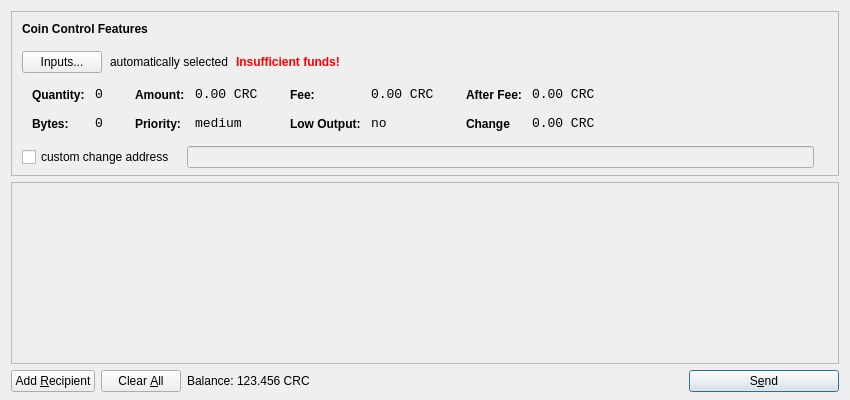
<?xml version="1.0" encoding="UTF-8"?>
<ui version="4.0">
 <class>SendCoinsDialog</class>
 <widget class="QDialog" name="SendCoinsDialog">
  <property name="geometry">
   <rect>
    <x>0</x>
    <y>0</y>
    <width>850</width>
    <height>400</height>
   </rect>
  </property>
  <property name="windowTitle">
   <string>Send Coins</string>
  </property>
  <layout class="QVBoxLayout" name="verticalLayout" stretch="0,1,0">
   <property name="bottomMargin">
    <number>8</number>
   </property>
   <item>
    <widget class="QFrame" name="frameCoinControl">
     <property name="sizePolicy">
      <sizepolicy hsizetype="Expanding" vsizetype="Expanding">
       <horstretch>0</horstretch>
       <verstretch>0</verstretch>
      </sizepolicy>
     </property>
     <property name="maximumSize">
      <size>
       <width>16777215</width>
       <height>16777215</height>
      </size>
     </property>
     <property name="frameShape">
      <enum>QFrame::StyledPanel</enum>
     </property>
     <property name="frameShadow">
      <enum>QFrame::Sunken</enum>
     </property>
     <layout class="QVBoxLayout" name="verticalLayoutCoinControl2">
      <property name="spacing">
       <number>-1</number>
      </property>
      <property name="leftMargin">
       <number>0</number>
      </property>
      <property name="topMargin">
       <number>0</number>
      </property>
      <property name="rightMargin">
       <number>0</number>
      </property>
      <property name="bottomMargin">
       <number>6</number>
      </property>
      <item>
       <layout class="QVBoxLayout" name="verticalLayoutCoinControl" stretch="0,0,0,0,1">
        <property name="spacing">
         <number>0</number>
        </property>
        <property name="leftMargin">
         <number>10</number>
        </property>
        <property name="topMargin">
         <number>10</number>
        </property>
        <item>
         <layout class="QHBoxLayout" name="horizontalLayoutCoinControl1">
          <property name="bottomMargin">
           <number>15</number>
          </property>
          <item>
           <widget class="QLabel" name="labelCoinControlFeatures">
            <property name="sizePolicy">
             <sizepolicy hsizetype="Preferred" vsizetype="Maximum">
              <horstretch>0</horstretch>
              <verstretch>0</verstretch>
             </sizepolicy>
            </property>
            <property name="font">
             <font>
              <weight>75</weight>
              <bold>true</bold>
             </font>
            </property>
            <property name="styleSheet">
             <string notr="true">font-weight:bold;</string>
            </property>
            <property name="text">
             <string>Coin Control Features</string>
            </property>
           </widget>
          </item>
         </layout>
        </item>
        <item>
         <layout class="QHBoxLayout" name="horizontalLayoutCoinControl2" stretch="0,0,0,0">
          <property name="spacing">
           <number>8</number>
          </property>
          <property name="bottomMargin">
           <number>10</number>
          </property>
          <item>
           <widget class="QPushButton" name="pushButtonCoinControl">
            <property name="styleSheet">
             <string notr="true"/>
            </property>
            <property name="text">
             <string>Inputs...</string>
            </property>
           </widget>
          </item>
          <item>
           <widget class="QLabel" name="labelCoinControlAutomaticallySelected">
            <property name="text">
             <string>automatically selected</string>
            </property>
            <property name="margin">
             <number>5</number>
            </property>
           </widget>
          </item>
          <item>
           <widget class="QLabel" name="labelCoinControlInsuffFunds">
            <property name="font">
             <font>
              <weight>75</weight>
              <bold>true</bold>
             </font>
            </property>
            <property name="styleSheet">
             <string notr="true">color:red;font-weight:bold;</string>
            </property>
            <property name="text">
             <string>Insufficient funds!</string>
            </property>
            <property name="margin">
             <number>5</number>
            </property>
           </widget>
          </item>
          <item>
           <spacer name="horizontalSpacerCoinControl">
            <property name="orientation">
             <enum>Qt::Horizontal</enum>
            </property>
            <property name="sizeHint" stdset="0">
             <size>
              <width>40</width>
              <height>1</height>
             </size>
            </property>
           </spacer>
          </item>
         </layout>
        </item>
        <item>
         <widget class="QWidget" name="widgetCoinControl" native="true">
          <property name="sizePolicy">
           <sizepolicy hsizetype="Preferred" vsizetype="Preferred">
            <horstretch>0</horstretch>
            <verstretch>0</verstretch>
           </sizepolicy>
          </property>
          <property name="minimumSize">
           <size>
            <width>0</width>
            <height>0</height>
           </size>
          </property>
          <property name="styleSheet">
           <string notr="true"/>
          </property>
          <layout class="QHBoxLayout" name="horizontalLayoutCoinControl5">
           <property name="margin">
            <number>0</number>
           </property>
           <item>
            <layout class="QHBoxLayout" name="horizontalLayoutCoinControl3" stretch="0,0,0,1">
             <property name="spacing">
              <number>20</number>
             </property>
             <property name="topMargin">
              <number>0</number>
             </property>
             <property name="bottomMargin">
              <number>10</number>
             </property>
             <item>
              <layout class="QFormLayout" name="formLayoutCoinControl1">
               <property name="horizontalSpacing">
                <number>10</number>
               </property>
               <property name="verticalSpacing">
                <number>14</number>
               </property>
               <property name="leftMargin">
                <number>10</number>
               </property>
               <property name="topMargin">
                <number>4</number>
               </property>
               <property name="rightMargin">
                <number>6</number>
               </property>
               <item row="0" column="0">
                <widget class="QLabel" name="labelCoinControlQuantityText">
                 <property name="styleSheet">
                  <string notr="true">font-weight:bold;</string>
                 </property>
                 <property name="text">
                  <string>Quantity:</string>
                 </property>
                 <property name="margin">
                  <number>0</number>
                 </property>
                </widget>
               </item>
               <item row="0" column="1">
                <widget class="QLabel" name="labelCoinControlQuantity">
                 <property name="font">
                  <font>
                   <family>Monospace</family>
                   <pointsize>10</pointsize>
                  </font>
                 </property>
                 <property name="cursor">
                  <cursorShape>IBeamCursor</cursorShape>
                 </property>
                 <property name="contextMenuPolicy">
                  <enum>Qt::ActionsContextMenu</enum>
                 </property>
                 <property name="text">
                  <string>0</string>
                 </property>
                 <property name="margin">
                  <number>0</number>
                 </property>
                 <property name="textInteractionFlags">
                  <set>Qt::LinksAccessibleByMouse|Qt::TextSelectableByKeyboard|Qt::TextSelectableByMouse</set>
                 </property>
                </widget>
               </item>
               <item row="1" column="0">
                <widget class="QLabel" name="labelCoinControlBytesText">
                 <property name="styleSheet">
                  <string notr="true">font-weight:bold;</string>
                 </property>
                 <property name="text">
                  <string>Bytes:</string>
                 </property>
                </widget>
               </item>
               <item row="1" column="1">
                <widget class="QLabel" name="labelCoinControlBytes">
                 <property name="font">
                  <font>
                   <family>Monospace</family>
                   <pointsize>10</pointsize>
                  </font>
                 </property>
                 <property name="cursor">
                  <cursorShape>IBeamCursor</cursorShape>
                 </property>
                 <property name="contextMenuPolicy">
                  <enum>Qt::ActionsContextMenu</enum>
                 </property>
                 <property name="text">
                  <string>0</string>
                 </property>
                 <property name="textInteractionFlags">
                  <set>Qt::LinksAccessibleByMouse|Qt::TextSelectableByKeyboard|Qt::TextSelectableByMouse</set>
                 </property>
                </widget>
               </item>
              </layout>
             </item>
             <item>
              <layout class="QFormLayout" name="formLayoutCoinControl2">
               <property name="horizontalSpacing">
                <number>10</number>
               </property>
               <property name="verticalSpacing">
                <number>14</number>
               </property>
               <property name="leftMargin">
                <number>6</number>
               </property>
               <property name="topMargin">
                <number>4</number>
               </property>
               <property name="rightMargin">
                <number>6</number>
               </property>
               <item row="0" column="0">
                <widget class="QLabel" name="labelCoinControlAmountText">
                 <property name="styleSheet">
                  <string notr="true">font-weight:bold;</string>
                 </property>
                 <property name="text">
                  <string>Amount:</string>
                 </property>
                 <property name="margin">
                  <number>0</number>
                 </property>
                </widget>
               </item>
               <item row="0" column="1">
                <widget class="QLabel" name="labelCoinControlAmount">
                 <property name="font">
                  <font>
                   <family>Monospace</family>
                   <pointsize>10</pointsize>
                  </font>
                 </property>
                 <property name="cursor">
                  <cursorShape>IBeamCursor</cursorShape>
                 </property>
                 <property name="contextMenuPolicy">
                  <enum>Qt::ActionsContextMenu</enum>
                 </property>
                 <property name="text">
                  <string notr="true">0.00 CRC</string>
                 </property>
                 <property name="textInteractionFlags">
                  <set>Qt::LinksAccessibleByMouse|Qt::TextSelectableByKeyboard|Qt::TextSelectableByMouse</set>
                 </property>
                </widget>
               </item>
               <item row="1" column="0">
                <widget class="QLabel" name="labelCoinControlPriorityText">
                 <property name="styleSheet">
                  <string notr="true">font-weight:bold;</string>
                 </property>
                 <property name="text">
                  <string>Priority:</string>
                 </property>
                </widget>
               </item>
               <item row="1" column="1">
                <widget class="QLabel" name="labelCoinControlPriority">
                 <property name="font">
                  <font>
                   <family>Monospace</family>
                   <pointsize>10</pointsize>
                  </font>
                 </property>
                 <property name="cursor">
                  <cursorShape>IBeamCursor</cursorShape>
                 </property>
                 <property name="contextMenuPolicy">
                  <enum>Qt::ActionsContextMenu</enum>
                 </property>
                 <property name="text">
                  <string>medium</string>
                 </property>
                 <property name="textInteractionFlags">
                  <set>Qt::LinksAccessibleByMouse|Qt::TextSelectableByKeyboard|Qt::TextSelectableByMouse</set>
                 </property>
                </widget>
               </item>
              </layout>
             </item>
             <item>
              <layout class="QFormLayout" name="formLayoutCoinControl3">
               <property name="horizontalSpacing">
                <number>10</number>
               </property>
               <property name="verticalSpacing">
                <number>14</number>
               </property>
               <property name="leftMargin">
                <number>6</number>
               </property>
               <property name="topMargin">
                <number>4</number>
               </property>
               <property name="rightMargin">
                <number>6</number>
               </property>
               <item row="0" column="0">
                <widget class="QLabel" name="labelCoinControlFeeText">
                 <property name="styleSheet">
                  <string notr="true">font-weight:bold;</string>
                 </property>
                 <property name="text">
                  <string>Fee:</string>
                 </property>
                 <property name="margin">
                  <number>0</number>
                 </property>
                </widget>
               </item>
               <item row="0" column="1">
                <widget class="QLabel" name="labelCoinControlFee">
                 <property name="font">
                  <font>
                   <family>Monospace</family>
                   <pointsize>10</pointsize>
                  </font>
                 </property>
                 <property name="cursor">
                  <cursorShape>IBeamCursor</cursorShape>
                 </property>
                 <property name="contextMenuPolicy">
                  <enum>Qt::ActionsContextMenu</enum>
                 </property>
                 <property name="text">
                  <string notr="true">0.00 CRC</string>
                 </property>
                 <property name="textInteractionFlags">
                  <set>Qt::LinksAccessibleByMouse|Qt::TextSelectableByKeyboard|Qt::TextSelectableByMouse</set>
                 </property>
                </widget>
               </item>
               <item row="1" column="0">
                <widget class="QLabel" name="labelCoinControlLowOutputText">
                 <property name="styleSheet">
                  <string notr="true">font-weight:bold;</string>
                 </property>
                 <property name="text">
                  <string>Low Output:</string>
                 </property>
                </widget>
               </item>
               <item row="1" column="1">
                <widget class="QLabel" name="labelCoinControlLowOutput">
                 <property name="font">
                  <font>
                   <family>Monospace</family>
                   <pointsize>10</pointsize>
                  </font>
                 </property>
                 <property name="cursor">
                  <cursorShape>IBeamCursor</cursorShape>
                 </property>
                 <property name="contextMenuPolicy">
                  <enum>Qt::ActionsContextMenu</enum>
                 </property>
                 <property name="text">
                  <string>no</string>
                 </property>
                 <property name="textInteractionFlags">
                  <set>Qt::LinksAccessibleByMouse|Qt::TextSelectableByKeyboard|Qt::TextSelectableByMouse</set>
                 </property>
                </widget>
               </item>
              </layout>
             </item>
             <item>
              <layout class="QFormLayout" name="formLayoutCoinControl4">
               <property name="horizontalSpacing">
                <number>10</number>
               </property>
               <property name="verticalSpacing">
                <number>14</number>
               </property>
               <property name="leftMargin">
                <number>6</number>
               </property>
               <property name="topMargin">
                <number>4</number>
               </property>
               <property name="rightMargin">
                <number>6</number>
               </property>
               <item row="0" column="0">
                <widget class="QLabel" name="labelCoinControlAfterFeeText">
                 <property name="styleSheet">
                  <string notr="true">font-weight:bold;</string>
                 </property>
                 <property name="text">
                  <string>After Fee:</string>
                 </property>
                 <property name="margin">
                  <number>0</number>
                 </property>
                </widget>
               </item>
               <item row="0" column="1">
                <widget class="QLabel" name="labelCoinControlAfterFee">
                 <property name="font">
                  <font>
                   <family>Monospace</family>
                   <pointsize>10</pointsize>
                  </font>
                 </property>
                 <property name="cursor">
                  <cursorShape>IBeamCursor</cursorShape>
                 </property>
                 <property name="contextMenuPolicy">
                  <enum>Qt::ActionsContextMenu</enum>
                 </property>
                 <property name="text">
                  <string notr="true">0.00 CRC</string>
                 </property>
                 <property name="textInteractionFlags">
                  <set>Qt::LinksAccessibleByMouse|Qt::TextSelectableByKeyboard|Qt::TextSelectableByMouse</set>
                 </property>
                </widget>
               </item>
               <item row="1" column="0">
                <widget class="QLabel" name="labelCoinControlChangeText">
                 <property name="styleSheet">
                  <string notr="true">font-weight:bold;</string>
                 </property>
                 <property name="text">
                  <string>Change</string>
                 </property>
                </widget>
               </item>
               <item row="1" column="1">
                <widget class="QLabel" name="labelCoinControlChange">
                 <property name="font">
                  <font>
                   <family>Monospace</family>
                   <pointsize>10</pointsize>
                  </font>
                 </property>
                 <property name="cursor">
                  <cursorShape>IBeamCursor</cursorShape>
                 </property>
                 <property name="contextMenuPolicy">
                  <enum>Qt::ActionsContextMenu</enum>
                 </property>
                 <property name="text">
                  <string notr="true">0.00 CRC</string>
                 </property>
                 <property name="textInteractionFlags">
                  <set>Qt::LinksAccessibleByMouse|Qt::TextSelectableByKeyboard|Qt::TextSelectableByMouse</set>
                 </property>
                </widget>
               </item>
              </layout>
             </item>
            </layout>
           </item>
          </layout>
         </widget>
        </item>
        <item>
         <layout class="QHBoxLayout" name="horizontalLayoutCoinControl4" stretch="0,0,0">
          <property name="spacing">
           <number>12</number>
          </property>
          <property name="sizeConstraint">
           <enum>QLayout::SetDefaultConstraint</enum>
          </property>
          <property name="topMargin">
           <number>5</number>
          </property>
          <property name="rightMargin">
           <number>5</number>
          </property>
          <item>
           <widget class="QCheckBox" name="checkBoxCoinControlChange">
            <property name="text">
             <string>custom change address</string>
            </property>
           </widget>
          </item>
          <item>
           <widget class="QLineEdit" name="lineEditCoinControlChange">
            <property name="enabled">
             <bool>false</bool>
            </property>
            <property name="sizePolicy">
             <sizepolicy hsizetype="Expanding" vsizetype="Fixed">
              <horstretch>0</horstretch>
              <verstretch>0</verstretch>
             </sizepolicy>
            </property>
           </widget>
          </item>
          <item>
           <widget class="QLabel" name="labelCoinControlChangeLabel">
            <property name="sizePolicy">
             <sizepolicy hsizetype="Preferred" vsizetype="Expanding">
              <horstretch>0</horstretch>
              <verstretch>0</verstretch>
             </sizepolicy>
            </property>
            <property name="minimumSize">
             <size>
              <width>0</width>
              <height>0</height>
             </size>
            </property>
            <property name="text">
             <string/>
            </property>
            <property name="margin">
             <number>3</number>
            </property>
           </widget>
          </item>
         </layout>
        </item>
        <item>
         <spacer name="verticalSpacerCoinControl">
          <property name="orientation">
           <enum>Qt::Vertical</enum>
          </property>
          <property name="sizeHint" stdset="0">
           <size>
            <width>800</width>
            <height>1</height>
           </size>
          </property>
         </spacer>
        </item>
       </layout>
      </item>
     </layout>
    </widget>
   </item>
   <item>
    <widget class="QScrollArea" name="scrollArea">
     <property name="widgetResizable">
      <bool>true</bool>
     </property>
     <widget class="QWidget" name="scrollAreaWidgetContents">
      <property name="geometry">
       <rect>
        <x>0</x>
        <y>0</y>
        <width>830</width>
        <height>165</height>
       </rect>
      </property>
      <layout class="QVBoxLayout" name="verticalLayout_2">
       <property name="margin">
        <number>0</number>
       </property>
       <item>
        <layout class="QVBoxLayout" name="entries">
         <property name="spacing">
          <number>6</number>
         </property>
        </layout>
       </item>
       <item>
        <spacer name="verticalSpacer">
         <property name="orientation">
          <enum>Qt::Vertical</enum>
         </property>
         <property name="sizeHint" stdset="0">
          <size>
           <width>20</width>
           <height>40</height>
          </size>
         </property>
        </spacer>
       </item>
      </layout>
     </widget>
    </widget>
   </item>
   <item>
    <layout class="QHBoxLayout" name="horizontalLayout">
     <item>
      <widget class="QPushButton" name="addButton">
       <property name="toolTip">
        <string>Send to multiple recipients at once</string>
       </property>
       <property name="text">
        <string>Add &amp;Recipient</string>
       </property>
       <property name="autoDefault">
        <bool>false</bool>
       </property>
      </widget>
     </item>
     <item>
      <widget class="QPushButton" name="clearButton">
       <property name="sizePolicy">
        <sizepolicy hsizetype="Minimum" vsizetype="Fixed">
         <horstretch>0</horstretch>
         <verstretch>0</verstretch>
        </sizepolicy>
       </property>
       <property name="toolTip">
        <string>Remove all transaction fields</string>
       </property>
       <property name="text">
        <string>Clear &amp;All</string>
       </property>
       <property name="autoRepeatDelay">
        <number>300</number>
       </property>
       <property name="autoDefault">
        <bool>false</bool>
       </property>
      </widget>
     </item>
     <item>
      <layout class="QHBoxLayout" name="horizontalLayout_2">
       <property name="spacing">
        <number>3</number>
       </property>
       <item>
        <widget class="QLabel" name="label">
         <property name="sizePolicy">
          <sizepolicy hsizetype="Preferred" vsizetype="Fixed">
           <horstretch>0</horstretch>
           <verstretch>0</verstretch>
          </sizepolicy>
         </property>
         <property name="text">
          <string>Balance:</string>
         </property>
        </widget>
       </item>
       <item>
        <widget class="QLabel" name="labelBalance">
         <property name="sizePolicy">
          <sizepolicy hsizetype="Preferred" vsizetype="Fixed">
           <horstretch>0</horstretch>
           <verstretch>0</verstretch>
          </sizepolicy>
         </property>
         <property name="cursor">
          <cursorShape>IBeamCursor</cursorShape>
         </property>
         <property name="text">
          <string notr="true">123.456 CRC</string>
         </property>
         <property name="textInteractionFlags">
          <set>Qt::LinksAccessibleByMouse|Qt::TextSelectableByKeyboard|Qt::TextSelectableByMouse</set>
         </property>
        </widget>
       </item>
      </layout>
     </item>
     <item>
      <spacer name="horizontalSpacer">
       <property name="orientation">
        <enum>Qt::Horizontal</enum>
       </property>
       <property name="sizeHint" stdset="0">
        <size>
         <width>40</width>
         <height>20</height>
        </size>
       </property>
      </spacer>
     </item>
     <item>
      <widget class="QPushButton" name="sendButton">
       <property name="minimumSize">
        <size>
         <width>150</width>
         <height>0</height>
        </size>
       </property>
       <property name="toolTip">
        <string>Confirm the send action</string>
       </property>
       <property name="text">
        <string>S&amp;end</string>
       </property>
       <property name="icon">
        <iconset resource="../bitcoin.qrc">
         <normaloff>:/icons/send</normaloff>:/icons/send</iconset>
       </property>
       <property name="default">
        <bool>true</bool>
       </property>
      </widget>
     </item>
    </layout>
   </item>
  </layout>
 </widget>
 <resources>
  <include location="../bitcoin.qrc"/>
 </resources>
 <connections/>
</ui>
